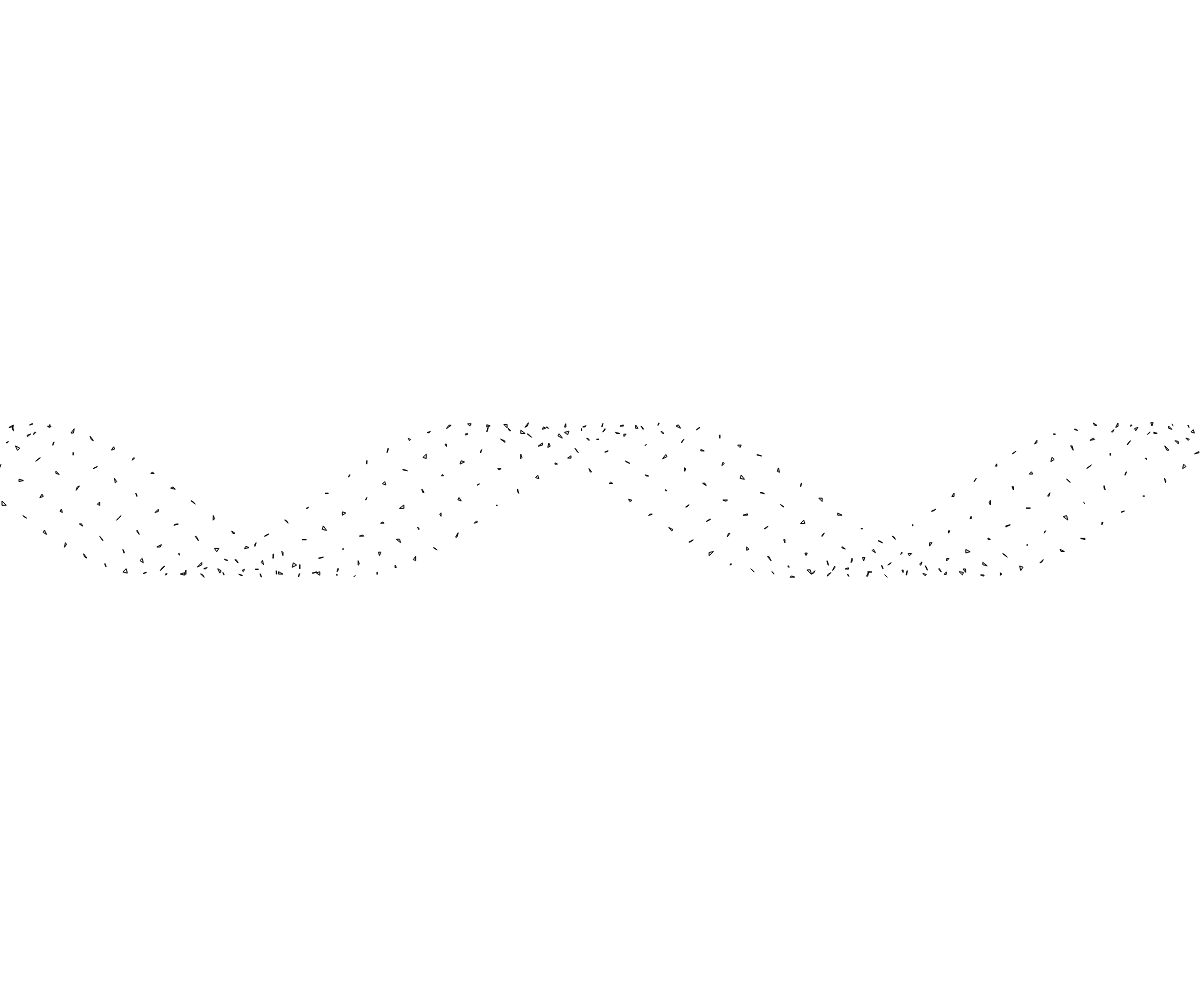
Frame 1 (no input)
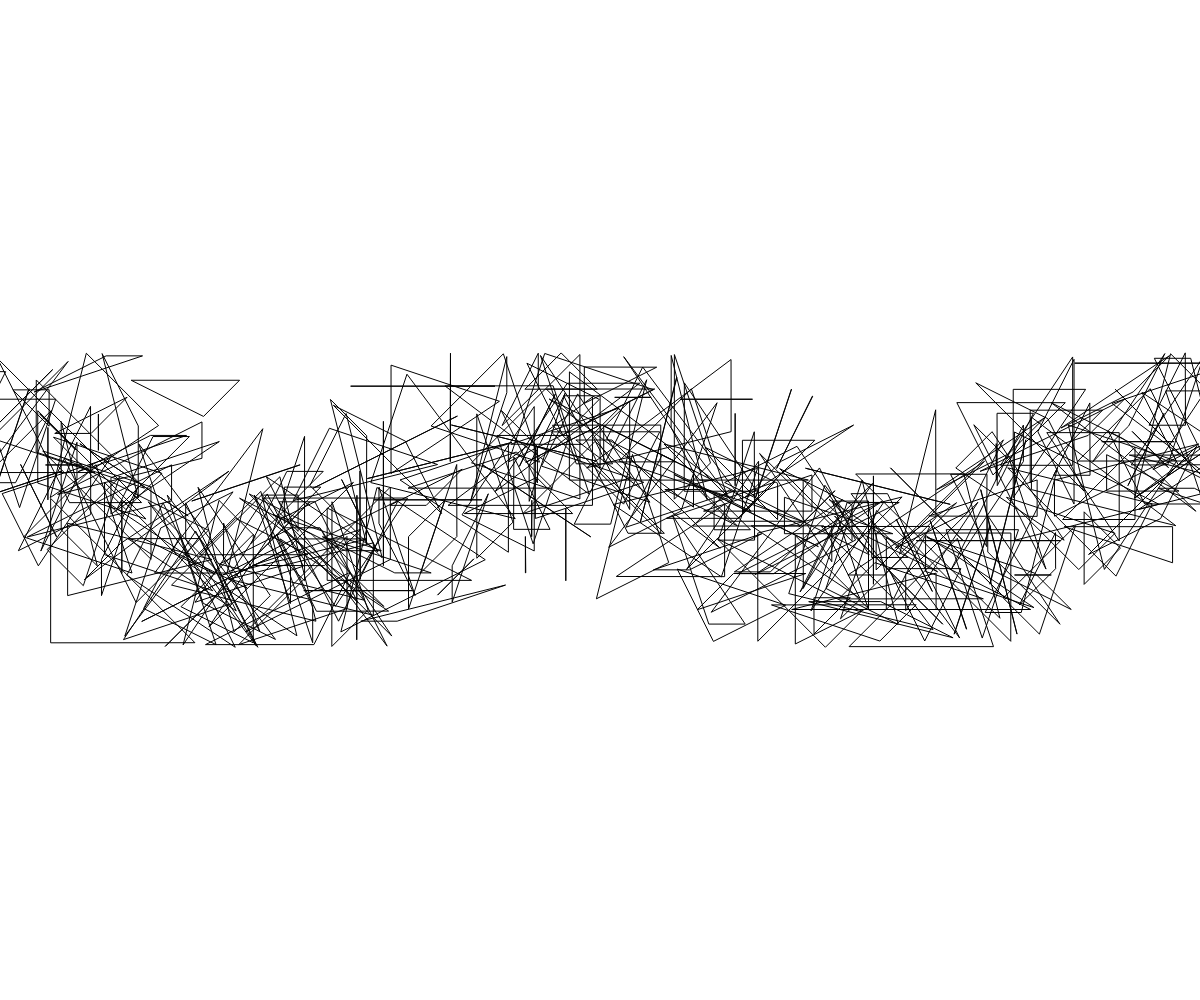
Frame 60 (no input)
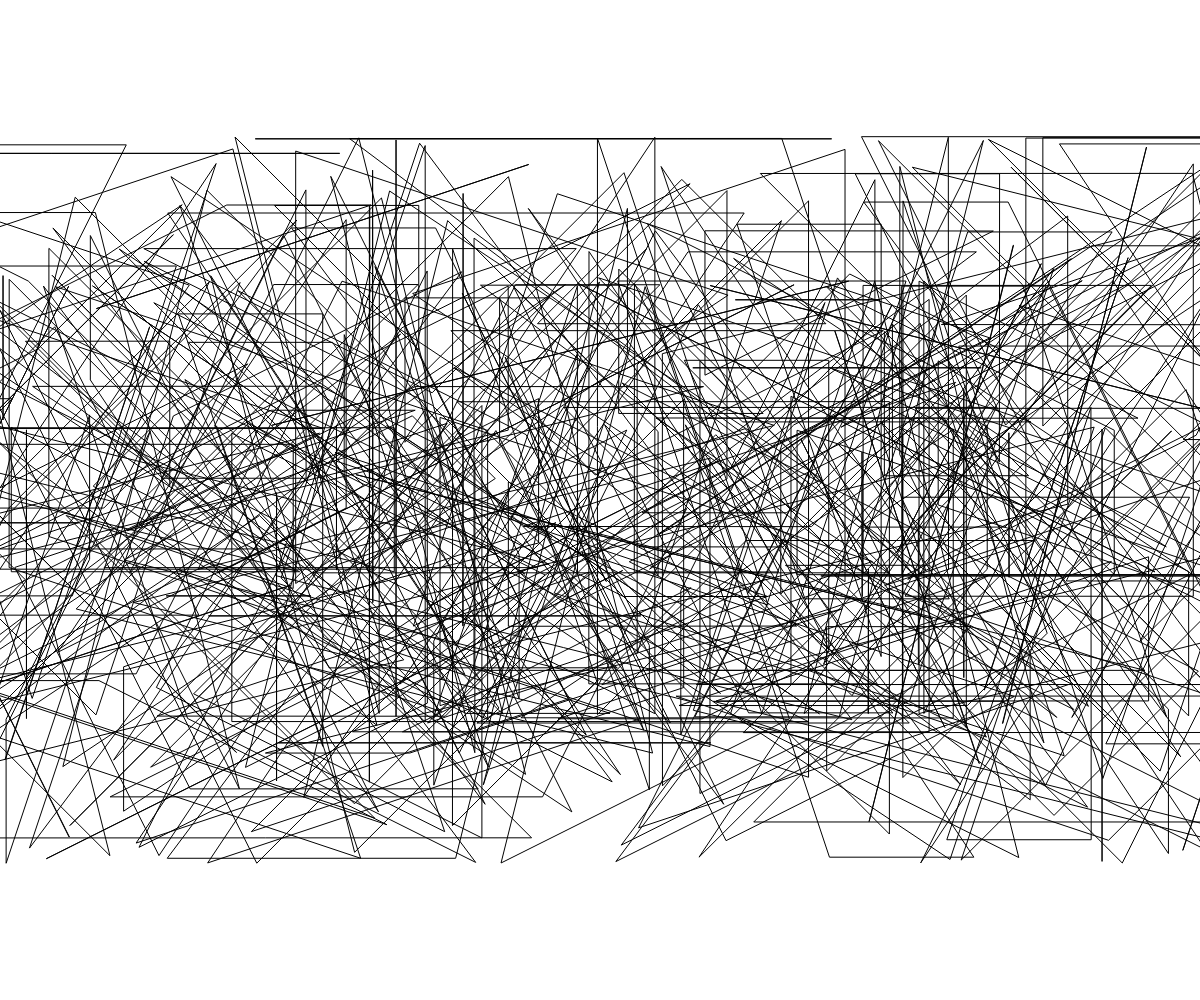
Frame 120 (the mouse pressed at the canvas centre since frame 60)

The p5.js sketch that drew these frames (run headless with seeded random() and noise() and a simulated clock; from frame 60 on, the mouse is pressed at the canvas centre):

// p5.js sketch
// ── sketch.js
function randInt(min, max) {
    return Math.floor(Math.random() * (max - min + 1)) + min;
}

function keyReleased() {
    refreshScreen();
    return false; // prevent any default behavior
}

function mouseClicked() {
    refreshScreen();
    return false;
}

function touchStarted() {
    refreshScreen();
    return false;
}


var length_multiple = 4;
var xspacing = 16;    // Distance between each horizontal location
var w;                // Width of entire wave
var theta = 0.0;      // Start angle at 0
var amplitude = 75.0; // Height of wave
var period = 500.0;   // How many pixels before the wave repeats
var dx;               // Value for incrementing x
var yvalues;  // Using an array to store height values for the wave
var points;
var num_items;
var triangles;
var original_triangles;
var num_triangles = 1;
// var max_triangle_size = 20;
var max_triangle_size = 2;
var translatex = 0;
var growthspeed = 10;


function calcWave() {
    // Increment theta (try different values for
    // 'angular velocity' here
    theta += 0.02;

    // For every x value, calculate a y value with sine function
    var x = theta;
    for (var i = 0; i < yvalues.length; i++) {
        yvalues[i] = sin(x)*amplitude;
        points[i] = {
            'x': x*xspacing*PI*2 % w,
            'y': height/2+yvalues[i]
        };
        x+=dx;
    }
}

function renderWave() {
    noStroke();
    fill(255);
    // A simple way to draw the wave with an ellipse at each location
    // for (var x = 0; x < yvalues.length; x++) {
    //     ellipse(x*xspacing, height/2+points[x]['y'], 16, 16);
    // }
    for (var i = 0; i < yvalues.length; i++) {
        var point = points[i];
        ellipse(point.x, point.y, 16, 16);
    }
}


function calcNewTriangles() {
    for (var i = 0; i < yvalues.length; i++) {
        var point = points[i];
        // ellipse(point.x, point.y, 16, 16);
        // var max_triangle_size = 200;
        var c_triangles = new Array(num_triangles);
        var orig_triangles = new Array(num_triangles);
        triangles[i] = c_triangles;
        original_triangles[i] = orig_triangles;
        for (var j = 0; j < c_triangles.length; j++) {
            var x1 = randInt(0 - max_triangle_size, 0 + max_triangle_size);
            var y1 = randInt(0 - max_triangle_size, 0 + max_triangle_size);
            var x2 = randInt(0 - max_triangle_size, 0 + max_triangle_size);
            var y2 = randInt(0 - max_triangle_size, 0 + max_triangle_size);
            var x3 = randInt(0 - max_triangle_size, 0 + max_triangle_size);
            var y3 = randInt(0 - max_triangle_size, 0 + max_triangle_size);
            c_triangles[j] = {
                'x1': x1,
                'y1': y1,
                'x2': x2,
                'y2': y2,
                'x3': x3,
                'y3': y3
            };
            orig_triangles[j] = {
                'x1': x1,
                'y1': y1,
                'x2': x2,
                'y2': y2,
                'x3': x3,
                'y3': y3
            }
        }
    }
}

function renderTrianglesWave() {
    // noStroke();
    // fill(0);
    // A simple way to draw the wave with an ellipse at each location
    // for (var x = 0; x < yvalues.length; x++) {
    //     ellipse(x*xspacing, height/2+points[x]['y'], 16, 16);
    // }
    noFill();
    for (var i = 0; i < triangles.length; i++) {
        var point = points[i];
        var c_triangles = triangles[i];
        for (var j = 0; j < c_triangles.length; j++) {
            var c_triangle = c_triangles[j];
            triangle(point.x + c_triangle.x1, point.y + c_triangle.y1, point.x + c_triangle.x2, point.y + c_triangle.y2,
                point.x + c_triangle.x3, point.y + c_triangle.y3)
        }
    }
}


function refreshScreen() {
    // clear();
    // var dis_width=width;
    // var dis_height=height;
    // var triangles = [];
    // var max_triangle_size = 100;
    // for (i = 0; i < 100; i++) {
    //     var triangle_center_x = randInt(0, dis_width);
    //     var triangle_center_y = randInt(0, dis_height);
    //     var y_delta = sin(triangle_center_x)*100;
    //     console.log(y_delta);
    //     triangle_center_y = triangle_center_x + y_delta;
    //     var x1 = randInt(triangle_center_x - max_triangle_size, triangle_center_x + max_triangle_size);
    //     var y1 = randInt(triangle_center_y - max_triangle_size, triangle_center_y + max_triangle_size);
    //     var x2 = randInt(triangle_center_x - max_triangle_size, triangle_center_x + max_triangle_size);
    //     var y2 = randInt(triangle_center_y - max_triangle_size, triangle_center_y + max_triangle_size);
    //     var x3 = randInt(triangle_center_x - max_triangle_size, triangle_center_x + max_triangle_size);
    //     var y3 = randInt(triangle_center_y - max_triangle_size, triangle_center_y + max_triangle_size);
    //     noFill();
    //     triangle(x1,y1,x2,y2,x3,y3)
    // }
    //
    // for (x = 0; x < int(dis_width); x++) {
    //             var x_percentage = dis_width / triangle_center_x;
    // }
    clear();


}

last_update = 0;

function drawFunction() {

    // grow triangles
    var growth_max = 50;
    growthspeed = 5;
    var rest_period = 6*growthspeed;
    var mod_theta = theta*growthspeed % ((growth_max * 2) + rest_period);
    console.log('which_direction: ' + String(mod_theta));
    if (mod_theta < growth_max) {
        // console.log('grow');
        triangle_growth = mod_theta; 
    }
    else if (mod_theta < growth_max*2) {
        // console.log('shrink');
        triangle_growth = growth_max - (mod_theta % growth_max);
    }
    else {
        // console.log('same');
    }
    triangle_growth = max(triangle_growth, 1);
    triangle_growth = triangle_growth * triangle_growth;
    console.log('triangle_growth: ' + String(triangle_growth));
    for (var i = 0; i < original_triangles.length; i++) {
        var orig_triangles = original_triangles[i];
        var c_triangles = triangles[i];
        for (var j = 0; j < c_triangles.length; j++) {
            var orig_triangle = orig_triangles[j];
            c_triangles[j] = {
                'x1': triangle_growth * orig_triangle.x1,
                'y1': triangle_growth * orig_triangle.y1,
                'x2': triangle_growth * orig_triangle.x2,
                'y2': triangle_growth * orig_triangle.y2,
                'x3': triangle_growth * orig_triangle.x3,
                'y3': triangle_growth * orig_triangle.y3
            };
        }
    }

    updateFromMouse();
    push();
    // translate(translatex, 0);
    // rotate(PI/2.0);

    background(255);
    calcWave();

    var int_theta = int(theta);
    if (int_theta != last_update) {
        last_update = int_theta;
        // calcNewTriangles();
    }
    renderTrianglesWave();

    pop();
}

function updateFromMouse() {
    old_triangle_size = max_triangle_size;
    // max_triangle_size = max(2, mouseY - height/4);
    // growthspeed = max(10 * (mouseY/height), 1);
    if (max_triangle_size != old_triangle_size) {
        calcNewTriangles();
    }
}


function setup() {
    // textSize(32);
    // textAlign(CENTER);
    // textFont("Avenir");
    // text('start typing', windowWidth / 2.0, windowHeight / 2.0);
    randomSeed(mouseX * 10000);
    createCanvas(windowWidth, windowHeight);
    w = width+16;
    num_items = floor(w/xspacing)*length_multiple;
    dx = (TWO_PI / period) * xspacing;
    yvalues = new Array(num_items);
    points = new Array(num_items);
    triangles = new Array(num_items);
    original_triangles = new Array(num_items);
    calcWave();
    calcNewTriangles();
}

function draw() {
    drawFunction();
}
